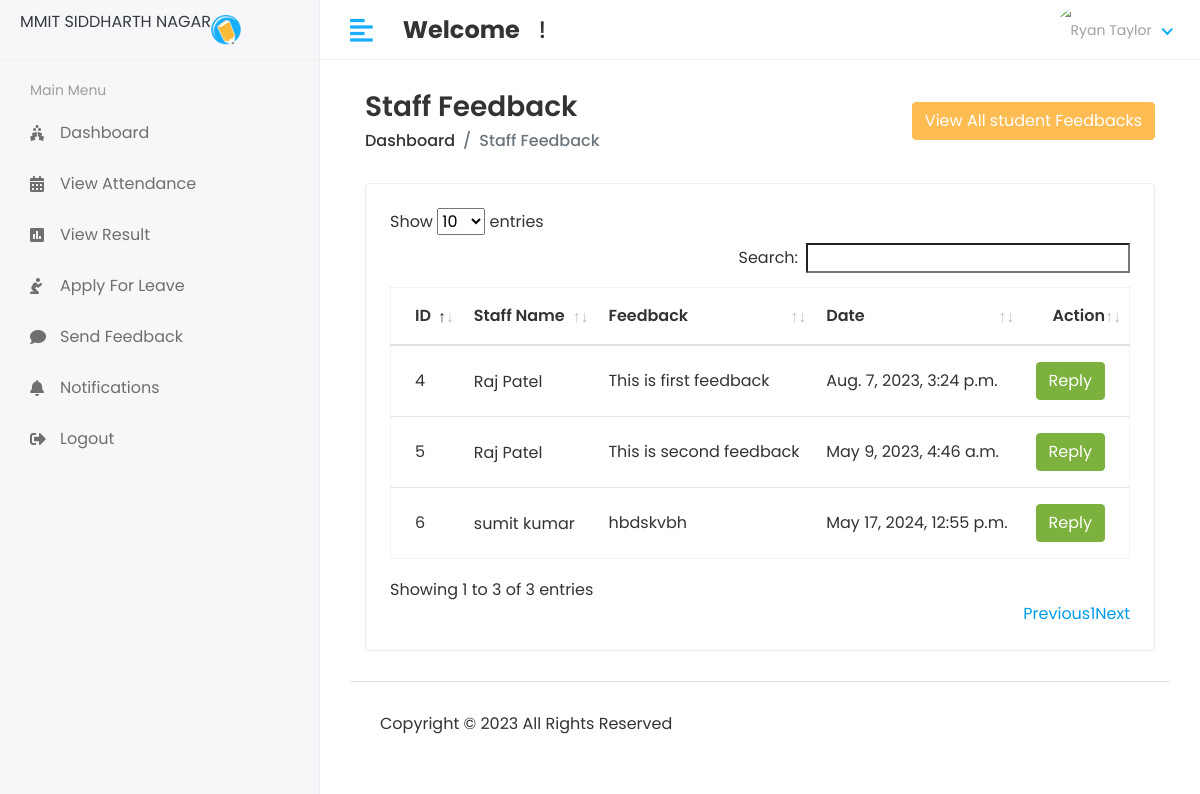
/Hod/student/feedback, run on the app's committed database.
### app/models.py (models this page shows, shortened)
class Student_Feedback(models.Model):
    student_id = models.ForeignKey(Student, on_delete=models.CASCADE)
    feedback = models.TextField()
    feedback_reply = models.TextField()
    status = models.IntegerField(default=0)
    created_at = models.DateTimeField(auto_now=True)
    updated_at = models.DateTimeField(auto_now=True)

class Student(models.Model):
    admin = models.OneToOneField(CustomUser, on_delete=models.CASCADE)
    address = models.TextField()
    gender = models.CharField(max_length=100)
    course_id = models.ForeignKey(Course, on_delete=models.DO_NOTHING)
    session_year_id = models.ForeignKey(Session_Year, on_delete=models.DO_NOTHING)
    created_at = models.DateTimeField(auto_now_add=True)
    updated_at = models.DateTimeField(auto_now=True)

class CustomUser(AbstractUser):
    USER = (
        (1, 'HOD'),
        (2, 'STAFF'),
        (3, 'STUDENT'),
    )
    user_type = models.CharField(choices=USER, max_length=50, default=1)
    profile_pic = models.ImageField(upload_to='media/profile_pic')

### student_management_system/Hod_views.py (the view)
# urls.py: path('Hod/student/feedback',Hod_views.STUDENT_FEEDBACK,name='get_student_feedback'),
def STUDENT_FEEDBACK(request):
    feedback = Student_Feedback.objects.all()
    feedback_history = Student_Feedback.objects.all().order_by('-id')[0:5]
    context = {
        'feedback':feedback,
        'feedback_history':feedback_history,
    }
    return render(request,'Hod/student_feedback.html',context)

### templates/Hod/student_feedback.html (shortened to what this page needs)
{% extends 'base.html' %}
{% block content %}
<div class="content container-fluid">
               <div class="page-header">
                  <div class="row align-items-center">
                     <div class="col">
                        <h3 class="page-title">Staff Feedback</h3>
                        <ul class="breadcrumb">
                           <li class="breadcrumb-item"><a href="index.html">Dashboard</a></li>
                           <li class="breadcrumb-item active">Staff Feedback</li>
                        </ul>
                     </div>
                     <div class="col-auto text-right float-right ml-auto">
                     <button type="button" class="btn btn-primary" data-toggle="modal" data-target="#exampleModalCenter">
                        View All student Feedbacks
                        </button>
                     </div>
                  </div>
               </div>
               <div class="row">
                  <div class="col-sm-12">
                     <div class="card card-table">
                        <div class="card-body">
                           <div class="table-responsive">
                              <table id="table_id" class="table table-hover table-center mb-0 ">
                                 <thead>
                                    <tr>
                                       <th>ID</th>
                                       <th>Staff Name</th>
                                       <th>Feedback</th>
                                       <th>Date</th>
                                       <th class="text-right">Action</th>
                                    </tr>
                                 </thead>
                                 <tbody>
                                 {% for i in feedback %}
                                    <tr>
                                       <td>{{i.id}}</td>
                                       <td>
                                          <h2 class="table-avatar">
                                             <a>{{i.student_id.admin.first_name}}&nbsp;{{i.student_id.admin.last_name}}</a>
                                          </h2>
                                       </td>
                                       <td>{{i.feedback}}</td>
                                       <td>{{i.created_at}}</td>
                                       <td class="text-right">
                                      <button type="button" class="btn btn-success" data-toggle="modal" data-target="#sendnotification-{{forloop.counter}}">
                                       Reply
                                         </button>
                                       </td>
                                    </tr>
                                 {% endfor %}
                                 </tbody>
                              </table>
                           </div>
                        </div>
                     </div>
                  </div>
               </div>
            </div>
{% endblock %}

### static/assets/css/style.css (style rules this page uses)
html { height: 100%; }
body { background-color: #fff; color: #333; font-family: 'Poppins', sans-serif; font-size: 1rem; height: 100%; line-height: 1.5; overflow-x: hidden; }
h1, h2, h3, h4, h5, h6 { font-family: 'Poppins', sans-serif; margin-top: 0; }
a { color: #009ce7; }
input, button, a { transition: all 0.4s ease; -moz-transition: all 0.4s ease; -o-transition: all 0.4s ease; -ms-transition: all 0.4s ease; -webkit-transition: all 0.4s ease; }
input, input:focus, button, button:focus { outline: none; }
ul, ol { padding: 0px; list-style: none; }
.table { color: #333; max-width: 100%; margin-bottom: 0; width: 100%; }
.table.dataTable { border-collapse: collapse !important; border: 1px solid rgba(0, 0, 0, 0.05); }
table.table td h2 { display: inline-block; font-size: inherit; font-weight: 400; margin: 0; padding: 0; vertical-align: middle; }
table.table td h2.table-avatar { align-items: center; display: inline-flex; font-size: inherit; font-weight: 400; margin: 0; padding: 0; vertical-align: middle; white-space: nowrap; }
table.table td h2 a { color: #333; }
.table thead tr th { font-weight: 600; }
.table tbody tr { border-bottom: 1px solid rgba(0, 0, 0, 0.05); }
.table.table-center td, .table.table-center th { vertical-align: middle; }
.card-table .card-body .table > thead > tr > th { border-top: 0; }
.card-table .card-body .table tr td:first-child, .card-table .card-body .table tr th:first-child { padding-left: 1.5rem; }
.card-table .card-body .table tr td:last-child, .card-table .card-body .table tr th:last-child { padding-right: 1.5rem; }
.card-table .table td, .card-table .table th { border-top: 1px solid #e2e5e8; padding: 1rem 0.75rem; white-space: nowrap; }
.btn-primary { background-color: #FFBC53; border: 1px solid #FFBC53; }
.btn-success { background-color: #7bb13c; border: 1px solid #7bb13c }
.card { border: 1px solid #ececf5; box-shadow: 0 1px 3px 0 rgba(0, 0, 0, 0.03); margin-bottom: 1.875rem; }
.card-body { padding: 1.5rem; }
.page-header { margin-bottom: 1.875rem; }
.page-header .breadcrumb { background-color: transparent; color: #6c757d; font-size: 1rem; font-weight: 500; margin-bottom: 0; padding: 0; }
.page-header .breadcrumb a { color: #333; }
.page-title { font-size: 28px; font-weight: 600; color: #333; margin-bottom: 5px; }

### data on the page
Student_Feedback: id "4", student_id.admin.first_name "Raj", student_id.admin.last_name "Patel", feedback "This is first feedback", created_at "Aug. 7, 2023, 3:24 p.m."
Student_Feedback: id "5", student_id.admin.first_name "Raj", student_id.admin.last_name "Patel", feedback "This is second feedback", created_at "May 9, 2023, 4:46 a.m."
Student_Feedback: id "6", student_id.admin.first_name "sumit", student_id.admin.last_name "kumar", feedback "hbdskvbh", created_at "May 17, 2024, 12:55 p.m."
